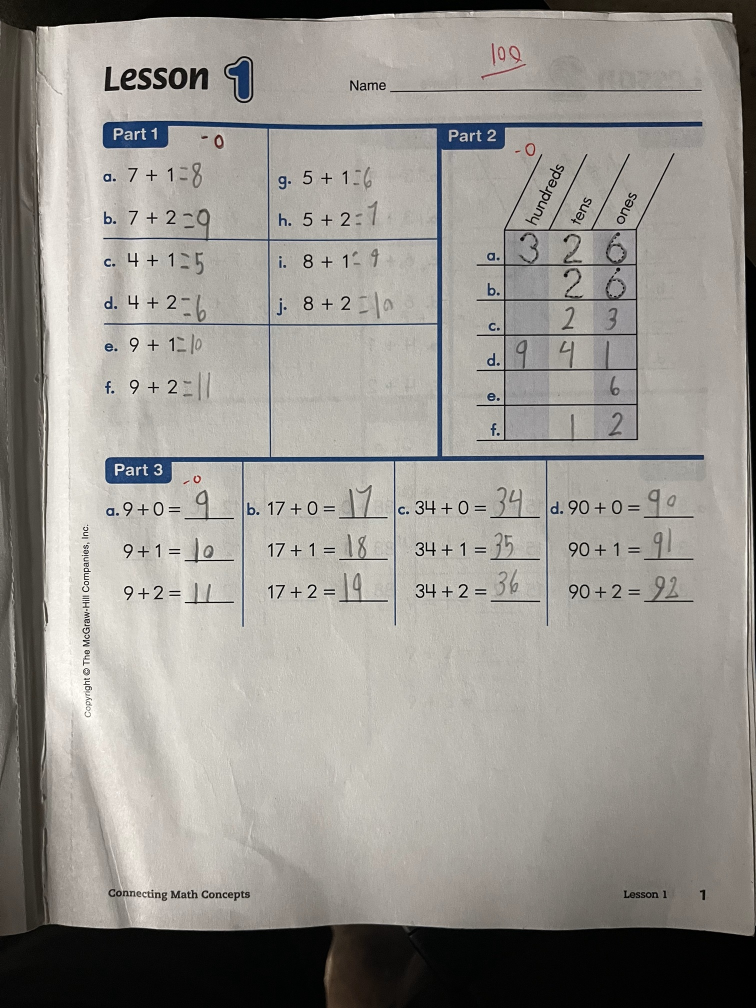
#> input picture IMG_9738.jpg, 1512 x 2016 px (shown at 1/2 size)
$ python grader.py
#> lines starting #> are read from the running program, lines starting #| are printed output that depends on the picture; after the words box and inside, x2 and y2 are one past the last pixel; in counts of white or black regions, pixels touching at a corner belong together

import pytesseract
import cv2
import numpy as np
from sympy import sympify

def clean_ocr_text(text):
    replacements = {
        't': '+', 'T': '+',
        's': '5', 'S': '5',
        'l': '1', 'I': '1',
        'O': '0', '|': '1',
    }
    for k, v in replacements.items():
        text = text.replace(k, v)
    return text

def parse_equation(text):
    text = text.replace(' ', '')
    text = clean_ocr_text(text)
    if '=' in text:
        left, right = text.split('=', 1)
        return left.strip(), right.strip()
    return text.strip(), None

def solve_expression(expr):
    try:
        result = str(sympify(expr))
        return result
    except:
        return None

def is_answer_correct(expected, student_answer):
    try:
        return sympify(expected) == sympify(student_answer)
    except:
        return False

def preprocess_image(image_path):
#> called with image_path = 'IMG_9738.jpg'
    image = cv2.imread(image_path)
#> image is the input picture: shape (2016, 1512, 3); mean B, G, R 143, 148.4, 151.5
    gray = cv2.cvtColor(image, cv2.COLOR_BGR2GRAY)
    resized = cv2.resize(gray, None, fx=2, fy=2, interpolation=cv2.INTER_LINEAR)
    blurred = cv2.GaussianBlur(resized, (3, 3), 0)
    _, thresh = cv2.threshold(blurred, 0, 255, cv2.THRESH_BINARY + cv2.THRESH_OTSU)
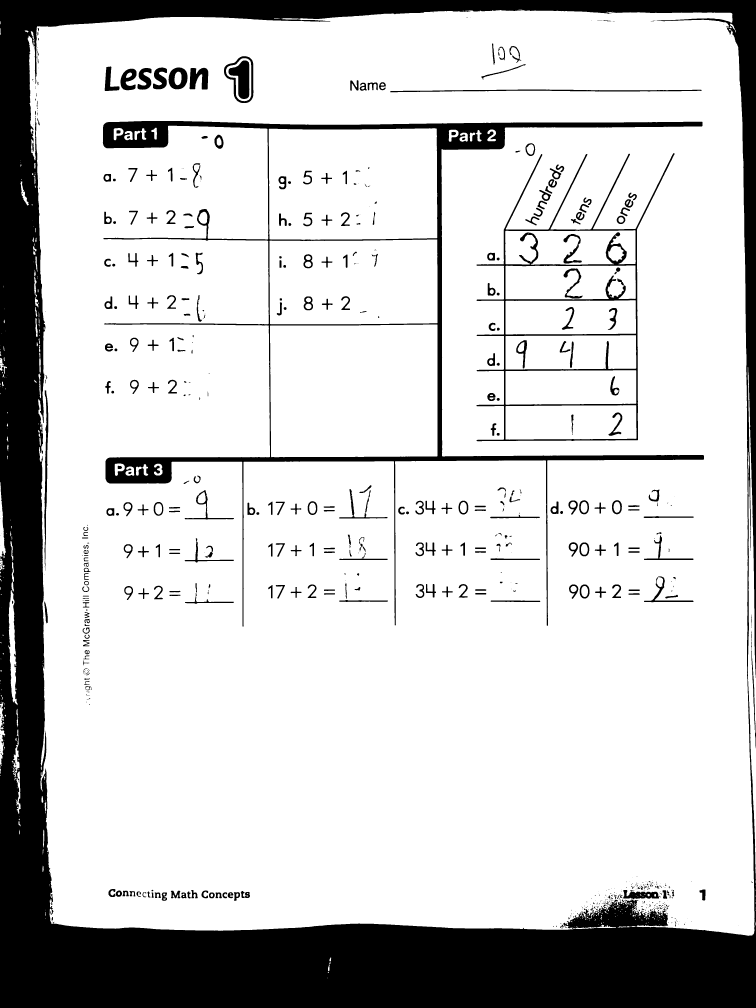
#> thresh: shape (4032, 3024) (shown at 1/4 size); 81.1% white; 711 black regions (292 under 20 px), largest, box (x1, y1, x2, y2) and area: (0, 0, 3024, 4032) 1871683, (411, 484, 2816, 2506) 199110, (1906, 613, 2698, 1765) 52161
    return thresh

def grade_worksheet(image_path):
    image = preprocess_image(image_path)
    custom_config = r'--oem 3 --psm 6'
#> (the run stopped early here; a loop or call above may not have finished)
